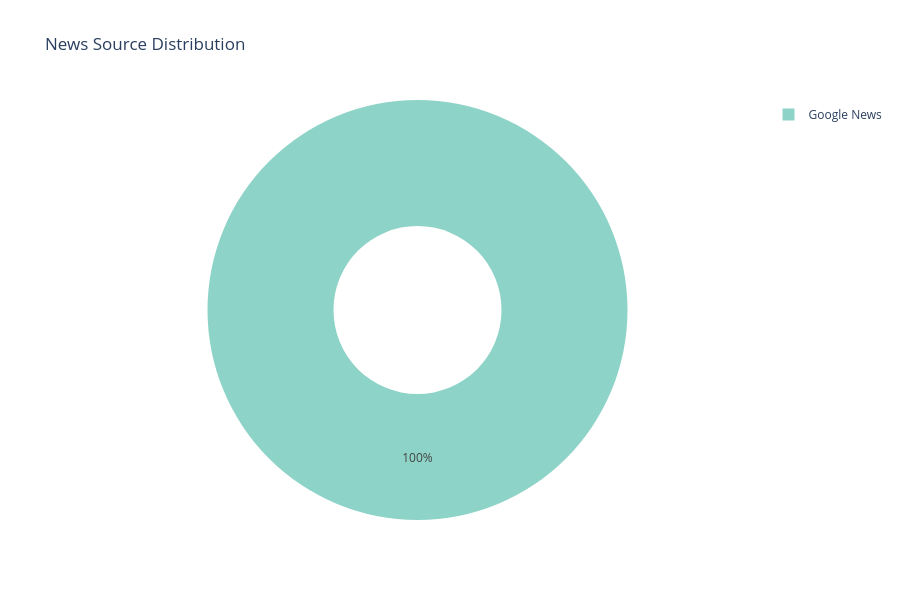

This figure's notebook cell:
### Markdown cell above
##  3. Source Distribution Analysis

### Code cell
# Source statistics
source_counts = df['source'].value_counts()

print(f" Source Distribution:")
for source, count in source_counts.items():
    pct = (count / len(df)) * 100
    print(f"  - {source}: {count:,} articles ({pct:.1f}%)")

# Visualize source distribution
fig = go.Figure(data=[go.Pie(
    labels=source_counts.index,
    values=source_counts.values,
    hole=0.4,
    marker=dict(colors=px.colors.qualitative.Set3)
)])

fig.update_layout(
    title='News Source Distribution',
    height=600
)

fig.write_html(VIZ_DIR / 'source_distribution.html')
fig.show()

print(f" Saved: source_distribution.html")

### Figure 1 — Plotly figure (JSON) as saved in the notebook; plotly's stock layout.template omitted (floating-point values rounded to 4 significant figures)
{"data": [{"hole": 0.4, "labels": ["Google News"], "marker": {"colors": ["rgb(141,211,199)", "rgb(255,255,179)", "rgb(190,186,218)", "rgb(251,128,114)", "rgb(128,177,211)", "rgb(253,180,98)", "rgb(179,222,105)", "rgb(252,205,229)", "rgb(217,217,217)", "rgb(188,128,189)", "rgb(204,235,197)", "rgb(255,237,111)"]}, "type": "pie", "values": [63]}], "layout": {"height": 600, "title": {"text": "News Source Distribution"}}}
